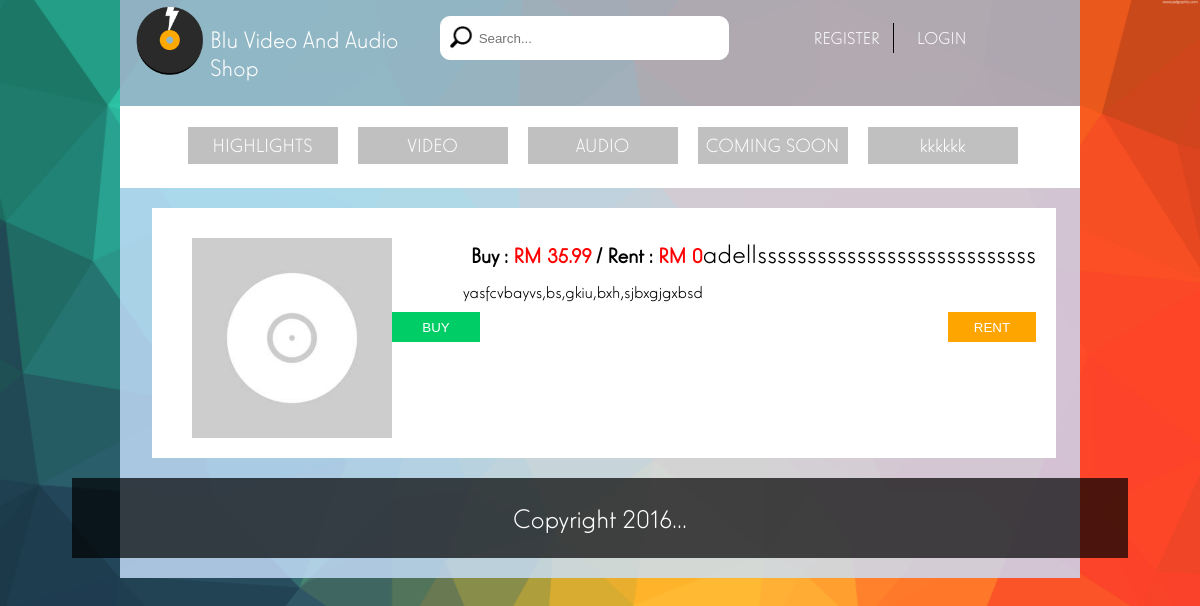
The app's page /utility/product_page.php?product_id=1, older data.
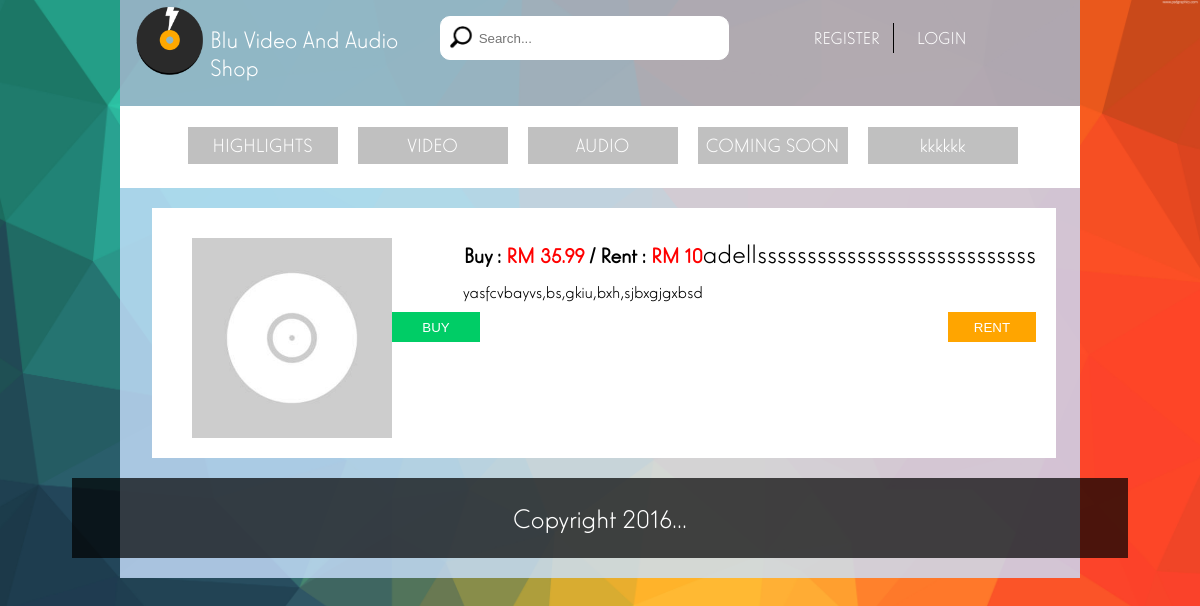
The same page, newer data.
### tables this page shows
CREATE TABLE IF NOT EXISTS `product` (
  `Product_ID` int(15) NOT NULL AUTO_INCREMENT,
  `Product_Name` varchar(300) NOT NULL,
  `Product_Description` varchar(1000) NOT NULL,
  `Product_Pic` varchar(1000) NOT NULL DEFAULT '../images/default_album.jpg',
  `Product_Type` int(15) NOT NULL,
  `Product_Category` varchar(500) NOT NULL,
  `Product_Price` double NOT NULL,
  `Product_Rent_Price` double NOT NULL DEFAULT '10',
  `Product_Status` varchar(15) NOT NULL,
  PRIMARY KEY (`Product_ID`)
);

### utility/product_page.php (the view, shortened to what this page needs)
<?php
  $product_id = $_REQUEST['product_id'];
  $product_sql = "select * from product where product_id = ".$product_id." ";
  $product_exe = mysql_query($product_sql);
  $product_row = mysql_num_rows($product_exe);
  $product_image = "";
  do {
    $product_image = $product_row['Product_Pic'];
    $product_name = $product_row['Product_Name'];
    $product_price = $product_row['Product_Price'];
    $product_rent_price = $product_row['Product_Rent_Price'];
    $product_describe = $product_row['Product_Description'];
  }while($product_row = mysql_fetch_array($product_exe));
?>
<!DOCTYPE html>
<html>
<head>
	<link href="../css/main.css" rel="stylesheet" type="text/css" />
  <link href="../css/product.css" rel="stylesheet" type="text/css" />
	<link rel="stylesheet" href="../css/font/elegantlux/elegant_luxmager.css" type="text/css" charset="utf-8" />
</head>
<body>
	<div class="cont section group">
		<?php include('../utility/header.php');?>
		<?php include("../utility/navigation.php");?>
    <div class="cont_element col span_2_of_2 ">
      <div id="" class="product_content_div">
        <div id="" class="product_cover">
          <img src="<?php echo $product_image;?>" id="" class="product_picture"/>
        </div>
        <div id="" class="product_content_name">
          <?php echo $product_name; ?>
        </div>
        <div id="" class="product_content_price">
          <span id="" class="buy_title">Buy :</span> RM <?php echo $product_price; ?><span id="" class="rent_title"> / Rent :</span> RM <?php echo $product_rent_price; ?>
        </div>
        <div id="" class="product_content_description">
          <?php echo $product_describe; ?>
        </div>
        <a href="../visitor/login.php" id="" class="">
          <input type="button" id="" class="product_btn buy_btn" value="BUY">
        </a>
        <a href="../visitor/login.php" id="" class="">
          <input type="button"  id="" class="product_btn rent_btn" value="RENT">
        </a>
      </div>
		</div>
		<?php include("../utility/footer.php");?>
	</div>
</body>
</html>

Row changes from the older to the newer data that the page shows:
changed product "adellssssssssssssssssssssssssssss": Product_Rent_Price "0" → "10"
